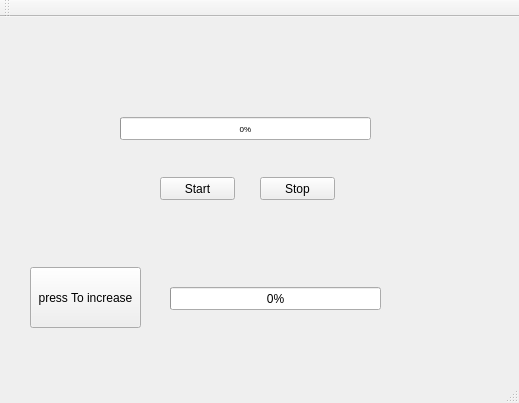
<?xml version="1.0" encoding="UTF-8"?>
<ui version="4.0">
 <class>MainWindow</class>
 <widget class="QMainWindow" name="MainWindow">
  <property name="geometry">
   <rect>
    <x>0</x>
    <y>0</y>
    <width>519</width>
    <height>403</height>
   </rect>
  </property>
  <property name="windowTitle">
   <string>MainWindow</string>
  </property>
  <widget class="QWidget" name="centralWidget">
   <widget class="QProgressBar" name="progressBar">
    <property name="geometry">
     <rect>
      <x>120</x>
      <y>100</y>
      <width>251</width>
      <height>23</height>
     </rect>
    </property>
    <property name="font">
     <font>
      <pointsize>6</pointsize>
      <stylestrategy>PreferDefault</stylestrategy>
     </font>
    </property>
    <property name="locale">
     <locale language="Embu" country="Kenya"/>
    </property>
    <property name="value">
     <number>0</number>
    </property>
   </widget>
   <widget class="QPushButton" name="start">
    <property name="geometry">
     <rect>
      <x>160</x>
      <y>160</y>
      <width>75</width>
      <height>23</height>
     </rect>
    </property>
    <property name="text">
     <string>Start</string>
    </property>
   </widget>
   <widget class="QPushButton" name="stop">
    <property name="geometry">
     <rect>
      <x>260</x>
      <y>160</y>
      <width>75</width>
      <height>23</height>
     </rect>
    </property>
    <property name="text">
     <string>Stop</string>
    </property>
   </widget>
   <widget class="QPushButton" name="manual">
    <property name="geometry">
     <rect>
      <x>30</x>
      <y>250</y>
      <width>111</width>
      <height>61</height>
     </rect>
    </property>
    <property name="text">
     <string>press To increase</string>
    </property>
   </widget>
   <widget class="QProgressBar" name="manualProgress">
    <property name="geometry">
     <rect>
      <x>170</x>
      <y>270</y>
      <width>211</width>
      <height>23</height>
     </rect>
    </property>
    <property name="value">
     <number>0</number>
    </property>
   </widget>
  </widget>
  <widget class="QMenuBar" name="menuBar">
   <property name="geometry">
    <rect>
     <x>0</x>
     <y>0</y>
     <width>519</width>
     <height>21</height>
    </rect>
   </property>
  </widget>
  <widget class="QToolBar" name="mainToolBar">
   <attribute name="toolBarArea">
    <enum>TopToolBarArea</enum>
   </attribute>
   <attribute name="toolBarBreak">
    <bool>false</bool>
   </attribute>
  </widget>
  <widget class="QStatusBar" name="statusBar"/>
 </widget>
 <layoutdefault spacing="6" margin="11"/>
 <resources/>
 <connections/>
</ui>
